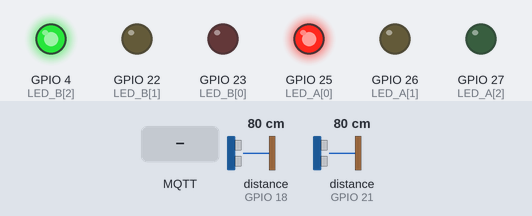
A sketch run on a simulated ESP32. Parts: output pins drawn as LEDs (lit = HIGH). Wiring (from diagram.json): 2 × ultrasonic range finder: trigger GPIO 5, echo GPIO 18 / trigger GPIO 19, echo GPIO 21. The test bench sets the inputs (shaded band); at power-on: distance to the obstacle (sensors on GPIO 18, GPIO 21) 80 cm. The echo pulse lasts 58.3 µs per cm; WiFi joins after 1.5 s; servers stay silent unless stated; no MQTT or app messages arrive unless stated; pins used as bus, display or sensor lines are not drawn; what the sketch prints to the serial monitor is not drawn.

Above: at 2.7 s.
2.8 s: MQTT message "FORCE_A" arrives on the first subscribed topic
At 4.2 s:
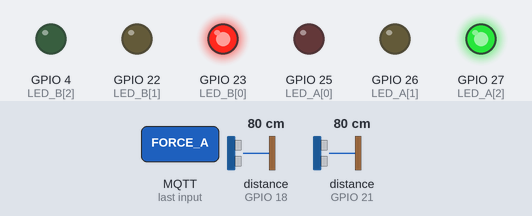
4.5 s: MQTT message "ALL_RED" arrives on the first subscribed topic
At 5.5 s:
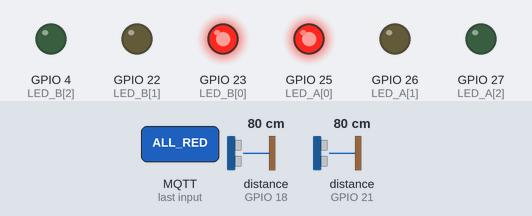
6.0 s: MQTT message "AUTO" arrives on the first subscribed topic
At 20.9 s:
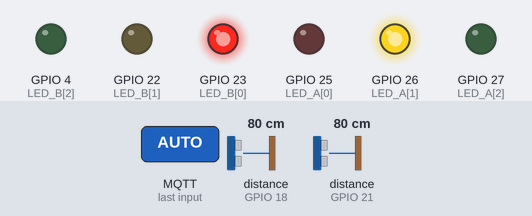
Timing chart, 0 to 38.5 s (numbered marks = the images above; inputs shaded):
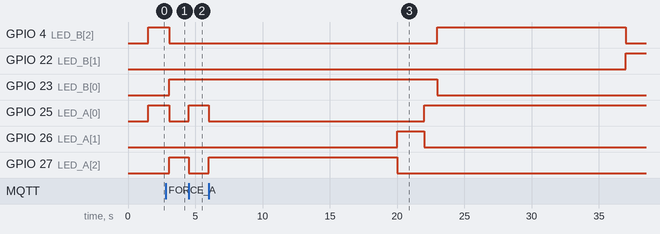

The sketch:

sketch.ino
```cpp
// Pengatur Lalu Lintas Adaptif - ESP32 + 2 HC-SR04 + MQTT
#include <Arduino.h>
#include <WiFi.h>
#include <PubSubClient.h>

const char* BROKER = "broker.hivemq.com";
const char* T_DATA = "lalin-adaptif-kiel-2026-7f3a/data";
const char* T_CMD  = "lalin-adaptif-kiel-2026-7f3a/cmd";
const char* T_ACK  = "lalin-adaptif-kiel-2026-7f3a/ack";
#define TRIG_A 5
#define ECHO_A 18
#define TRIG_B 19
#define ECHO_B 21
const int LED_A[3] = {25, 26, 27}; // merah, kuning, hijau
const int LED_B[3] = {23, 22, 4};
const float RANGE_CM = 200.0f;
const int MIN_G = 5, MAX_G = 20, YEL = 2, ALLRED = 1;

WiFiClient wifi; PubSubClient mqtt(wifi);
int dA=20,dB=20,cA=160,cB=160;
int phase=0,sA=2,sB=0; // 0 hijau A,1 kuning A,2 all-red,3 hijau B,4 kuning B,5 all-red
unsigned long phaseEnd=0,lastRead=0,lastPub=0,lastService=0,lastTry=0;
String mode="AUTO";
int lastGreen=1; // tie-break: 1 berarti terakhir A, 0 berarti terakhir B

float readDist(int trig,int echo){
 digitalWrite(trig,LOW);delayMicroseconds(2);digitalWrite(trig,HIGH);delayMicroseconds(10);digitalWrite(trig,LOW);
 long t=pulseIn(echo,HIGH,30000);return t?min(RANGE_CM,t*0.034f/2.0f):RANGE_CM;
}
int density(float cm){return constrain((int)((RANGE_CM-cm)/RANGE_CM*100.0f),0,100);}
int greenTime(int d){return MIN_G+(MAX_G-MIN_G)*constrain(d,0,100)/100;}
void applySignal(){for(int i=0;i<3;i++){digitalWrite(LED_A[i],i==sA);digitalWrite(LED_B[i],i==sB);}}
void startPhase(int p){
 phase=p;int dur=ALLRED;
 switch(p){
  case 0:sA=2;sB=0;dur=greenTime(dA);lastGreen=1;break;
  case 1:sA=1;sB=0;dur=YEL;break;
  case 2:sA=0;sB=0;dur=ALLRED;break;
  case 3:sA=0;sB=2;dur=greenTime(dB);lastGreen=0;break;
  case 4:sA=0;sB=1;dur=YEL;break;
  default:sA=0;sB=0;dur=ALLRED;break;
 }
 phaseEnd=millis()+(unsigned long)dur*1000UL;lastService=millis();applySignal();
}
void chooseNextGreen(){
 // Prioritaskan jalur dengan kepadatan lebih tinggi. Jika sama, bergantian.
 if(dA>dB)startPhase(0);else if(dB>dA)startPhase(3);else startPhase(lastGreen?3:0);
}
void onMsg(char* topic,byte* payload,unsigned int len){
 String cmd;for(unsigned int i=0;i<len;i++)cmd+=(char)payload[i];cmd.trim();cmd.toUpperCase();
 if(cmd=="AUTO"){mode="AUTO";chooseNextGreen();}
 else if(cmd=="FORCE_A"){mode=cmd;sA=2;sB=0;phase=-1;applySignal();}
 else if(cmd=="FORCE_B"){mode=cmd;sA=0;sB=2;phase=-1;applySignal();}
 else if(cmd=="ALL_RED"){mode=cmd;sA=0;sB=0;phase=-1;applySignal();}
 else {mqtt.publish(T_ACK,("FAIL:"+cmd).c_str());return;}
 mqtt.publish(T_ACK,("OK:"+cmd).c_str());
}
void reconnect(){
 if(WiFi.status()!=WL_CONNECTED||millis()-lastTry<3000)return;lastTry=millis();
 String id="esp32-lalin-"+String((uint32_t)ESP.getEfuseMac(),HEX);
 Serial.print("MQTT connect... ");
 if(mqtt.connect(id.c_str())){mqtt.subscribe(T_CMD);Serial.println("connected");}
 else{Serial.print("failed state=");Serial.println(mqtt.state());}
}
void setup(){
 Serial.begin(115200);pinMode(TRIG_A,OUTPUT);pinMode(ECHO_A,INPUT);pinMode(TRIG_B,OUTPUT);pinMode(ECHO_B,INPUT);
 for(int i=0;i<3;i++){pinMode(LED_A[i],OUTPUT);pinMode(LED_B[i],OUTPUT);}
 WiFi.mode(WIFI_STA);WiFi.begin("Wokwi-GUEST", "", 6);
 Serial.print("WiFi");while(WiFi.status()!=WL_CONNECTED){delay(300);Serial.print(".");}Serial.println(" connected");
 mqtt.setServer(BROKER,1883);mqtt.setCallback(onMsg);mqtt.setBufferSize(512);mqtt.setKeepAlive(30);mqtt.setSocketTimeout(5);
 cA=(int)readDist(TRIG_A,ECHO_A);cB=(int)readDist(TRIG_B,ECHO_B);dA=density(cA);dB=density(cB);chooseNextGreen();
}
void loop(){
 if(WiFi.status()==WL_CONNECTED){if(!mqtt.connected())reconnect();else mqtt.loop();}
 unsigned long now=millis();
 if(now-lastRead>=500){lastRead=now;cA=(int)readDist(TRIG_A,ECHO_A);cB=(int)readDist(TRIG_B,ECHO_B);}
 if(mode=="AUTO"){
  if(now-lastService>=1000){lastService=now;int targetA=density(cA),targetB=density(cB);if(phase==0)dA=max(0,dA-2);else if(dA<targetA)dA++;else if(dA>targetA)dA--;if(phase==3)dB=max(0,dB-2);else if(dB<targetB)dB++;else if(dB>targetB)dB--; }
  if((long)(now-phaseEnd)>=0){switch(phase){case 0:startPhase(1);break;case 1:startPhase(2);break;case 2:chooseNextGreen();break;case 3:startPhase(4);break;case 4:startPhase(5);break;default:chooseNextGreen();break;}}
 }
 if(now-lastPub>=1000){lastPub=now;int rem=(mode=="AUTO"&&phaseEnd>now)?(phaseEnd-now+999)/1000:0;char msg[180];
  snprintf(msg,sizeof(msg),"{\"dA\":%d,\"dB\":%d,\"cA\":%d,\"cB\":%d,\"ph\":%d,\"sA\":%d,\"sB\":%d,\"rem\":%d,\"mode\":\"%s\"}",dA,dB,cA,cB,phase,sA,sB,rem,mode.c_str());
  if(mqtt.connected())mqtt.publish(T_DATA,msg);Serial.println(msg);
 }
}
```

Measured:
- after the input at 2.8 s, GPIO 4 (LED_B[2]), GPIO 25 (LED_A[0]): HIGH → LOW after 0.26 s; GPIO 23 (LED_B[0]), GPIO 27 (LED_A[2]): LOW → HIGH after 0.26 s
- after the input at 4.5 s, GPIO 25 (LED_A[0]): LOW → HIGH at once; GPIO 27 (LED_A[2]): HIGH → LOW at once
- after the input at 6.0 s, GPIO 4 (LED_B[2]): LOW → HIGH after 17.0 s, → LOW 14.0 s later; GPIO 22 (LED_B[1]): LOW → HIGH after 31.0 s; GPIO 23 (LED_B[0]): HIGH → LOW after 17.0 s; GPIO 25 (LED_A[0]): HIGH → LOW at once, → HIGH 16.0 s later; GPIO 26 (LED_A[1]): LOW → HIGH after 14.0 s, → LOW 2.0 s later
